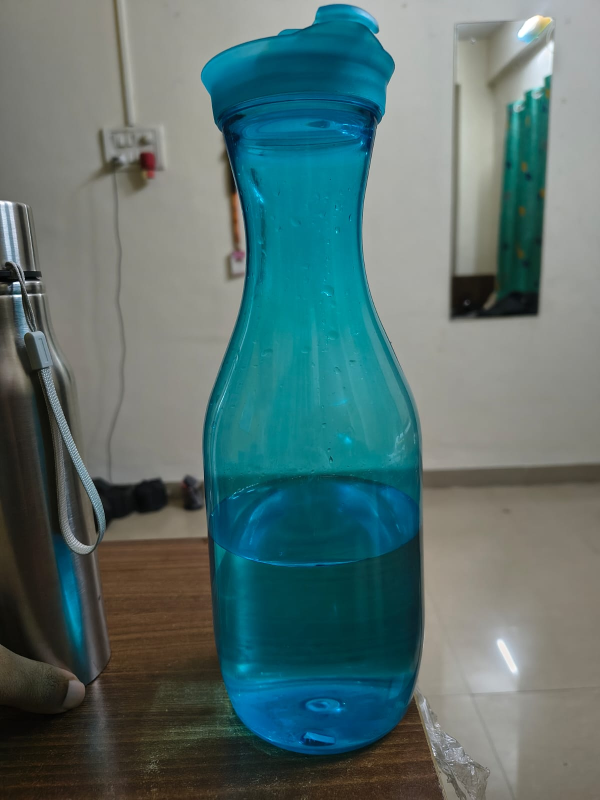
#> input picture ai/vision/tests/test1 copy.jpeg, 1200 x 1600 px (shown at 1/2 size)
$ python -i pipeline.py   (imports and definitions only)
#> lines starting #> are read from the running program, lines starting #| are printed output that depends on the picture; after the words box and inside, x2 and y2 are one past the last pixel; in counts of white or black regions, pixels touching at a corner belong together
"""OpenCV Multi-Stage Image Enhancement Pipeline for Artisan E-Commerce Products.

Implements a sequence of controlled, professional computer vision corrections:
1. Alpha Mask Extraction & Bounding Box Detection
2. Intelligent Cropping with Safe Padding (10-12%)
3. Conservative Gray-World White-Balance Correction
4. Adaptive Exposure & Gamma Correction
5. Local Contrast Enhancement via CLAHE on LAB L-Channel
6. Mild Bilateral / Gaussian Noise Reduction
7. Unsharp Mask Detail & Texture Recovery
8. Adaptive Mild Color Saturation Normalization
9. 3D Soft Shadow Generation from Alpha Mask
10. Final 1080x1080 Studio Canvas Compositing
"""

import os
from typing import Tuple, Optional, Dict, Any
import cv2
import numpy as np


def extract_product_and_mask(image_bgra: np.ndarray) -> Tuple[np.ndarray, np.ndarray]:
    """Split BGRA image into BGR product pixels and clean single-channel alpha mask."""
    if image_bgra.shape[2] == 4:
        bgr = image_bgra[:, :, :3]
        alpha = image_bgra[:, :, 3]
        # Clean faint ghost artifacts from background removal boundary
        _, alpha = cv2.threshold(alpha, 60, 255, cv2.THRESH_TOZERO)
    else:
        bgr = image_bgra
        gray = cv2.cvtColor(bgr, cv2.COLOR_BGR2GRAY)
        _, alpha = cv2.threshold(gray, 245, 255, cv2.THRESH_BINARY_INV)
    return bgr, alpha


def crop_with_padding(
    bgr: np.ndarray,
    alpha: np.ndarray,
    padding_ratio: float = 0.10,
    alpha_threshold: int = 80,
) -> Tuple[np.ndarray, np.ndarray]:
    """
    Find product bounding box from alpha mask (ignoring faint ghost artifacts)
    and crop with safe padding.
    """
    _, alpha_clean = cv2.threshold(alpha, alpha_threshold, 255, cv2.THRESH_BINARY)
    coords = cv2.findNonZero(alpha_clean)
    if coords is None:
        return bgr, alpha

    x, y, w, h = cv2.boundingRect(coords)
    img_h, img_w = bgr.shape[:2]

    pad_x = int(w * padding_ratio)
    pad_y = int(h * padding_ratio)

    x1 = max(0, x - pad_x)
    y1 = max(0, y - pad_y)
    x2 = min(img_w, x + w + pad_x)
    y2 = min(img_h, y + h + pad_y)

    return bgr[y1:y2, x1:x2], alpha[y1:y2, x1:x2]


def correct_white_balance_conservative(
    bgr: np.ndarray,
    alpha: np.ndarray,
    threshold: float = 15.0,
) -> np.ndarray:
    """
    Apply conservative Gray-World white balancing only if a noticeable color cast exists.
    """
    mask = alpha > 20
    if not np.any(mask):
        return bgr

    b_mean = np.mean(bgr[:, :, 0][mask])
    g_mean = np.mean(bgr[:, :, 1][mask])
    r_mean = np.mean(bgr[:, :, 2][mask])

    gray_mean = (b_mean + g_mean + r_mean) / 3.0
    cast_delta = max(abs(b_mean - gray_mean), abs(g_mean - gray_mean), abs(r_mean - gray_mean))

    if cast_delta < threshold:
        return bgr

    scale_factor = 0.5
    kb = 1.0 + scale_factor * ((gray_mean / (b_mean + 1e-5)) - 1.0)
    kg = 1.0 + scale_factor * ((gray_mean / (g_mean + 1e-5)) - 1.0)
    kr = 1.0 + scale_factor * ((gray_mean / (r_mean + 1e-5)) - 1.0)

    out = bgr.astype(np.float32)
    out[:, :, 0] = np.clip(out[:, :, 0] * kb, 0, 255)
    out[:, :, 1] = np.clip(out[:, :, 1] * kg, 0, 255)
    out[:, :, 2] = np.clip(out[:, :, 2] * kr, 0, 255)

    return out.astype(np.uint8)


def correct_exposure_adaptive(
    bgr: np.ndarray,
    alpha: np.ndarray,
    target_brightness: float = 135.0,
) -> np.ndarray:
    """
    Apply smooth Gamma correction based on product mean luminance.
    """
    mask = alpha > 20
    if not np.any(mask):
        return bgr

    gray = cv2.cvtColor(bgr, cv2.COLOR_BGR2GRAY)
    current_brightness = np.mean(gray[mask])

    if current_brightness < 115.0:
        gamma = max(1.1, min(1.4, target_brightness / (current_brightness + 1e-5)))
        inv_gamma = 1.0 / gamma
        lut = np.array([((i / 255.0) ** inv_gamma) * 255 for i in range(256)]).astype("uint8")
        return cv2.LUT(bgr, lut)
    elif current_brightness > 195.0:
        gamma = 0.90
        inv_gamma = 1.0 / gamma
        lut = np.array([((i / 255.0) ** inv_gamma) * 255 for i in range(256)]).astype("uint8")
        return cv2.LUT(bgr, lut)

    return bgr


def enhance_contrast_clahe_lab(
    bgr: np.ndarray,
    clip_limit: float = 2.0,
    tile_size: Tuple[int, int] = (8, 8),
) -> np.ndarray:
    """
    Apply CLAHE strictly to the Lightness (L) channel in LAB color space.
    """
    lab = cv2.cvtColor(bgr, cv2.COLOR_BGR2LAB)
    l, a, b = cv2.split(lab)

    clahe = cv2.createCLAHE(clipLimit=clip_limit, tileGridSize=tile_size)
    l_enhanced = clahe.apply(l)

    lab_enhanced = cv2.merge((l_enhanced, a, b))
    return cv2.cvtColor(lab_enhanced, cv2.COLOR_LAB2BGR)


def reduce_noise_bilateral(
    bgr: np.ndarray,
    d: int = 5,
    sigma_color: float = 30.0,
    sigma_space: float = 30.0,
) -> np.ndarray:
    """
    Apply mild edge-preserving bilateral filtering to smooth high-ISO smartphone sensor grain.
    """
    return cv2.bilateralFilter(bgr, d=d, sigmaColor=sigma_color, sigmaSpace=sigma_space)


def sharpen_unsharp_mask(
    bgr: np.ndarray,
    kernel_size: Tuple[int, int] = (5, 5),
    sigma: float = 1.5,
    amount: float = 0.65,
) -> np.ndarray:
    """
    Recover lost perceived sharpness and fine craft details using controlled unsharp masking.
    """
    blurred = cv2.GaussianBlur(bgr, kernel_size, sigma)
    detail = cv2.subtract(bgr, blurred)
    sharpened = cv2.addWeighted(bgr, 1.0, detail, amount, 0)
    return np.clip(sharpened, 0, 255).astype(np.uint8)


def enhance_saturation_adaptive(
    bgr: np.ndarray,
    alpha: np.ndarray,
    boost_factor: float = 1.12,
) -> np.ndarray:
    """
    Adaptive mild saturation boost in HSV space for naturally vibrant handicrafts.
    """
    mask = alpha > 20
    if not np.any(mask):
        return bgr

    hsv = cv2.cvtColor(bgr, cv2.COLOR_BGR2HSV).astype(np.float32)
    h, s, v = cv2.split(hsv)

    mean_s = np.mean(s[mask])
    if mean_s < 120:
        s = np.clip(s * boost_factor, 0, 255)

    hsv_enhanced = cv2.merge((h, s, v)).astype(np.uint8)
    return cv2.cvtColor(hsv_enhanced, cv2.COLOR_HSV2BGR)


def create_soft_shadow(
    alpha_mask: np.ndarray,
    target_shape: Tuple[int, int],
    offset_y: int = 18,
    blur_ksize: int = 35,
    opacity: float = 0.28,
) -> np.ndarray:
    """
    Derive a realistic 3D contact/floor shadow from the product's alpha mask.
    """
    h_out, w_out = target_shape[:2]
    shadow_layer = np.zeros((h_out, w_out), dtype=np.float32)

    h_mask, w_mask = alpha_mask.shape[:2]
    y1 = min(h_out, offset_y)
    y2 = min(h_out, offset_y + h_mask)
    x1 = (w_out - w_mask) // 2
    x2 = x1 + w_mask

    mask_h_slice = y2 - y1
    if mask_h_slice > 0 and x2 <= w_out and x1 >= 0:
        shadow_layer[y1:y2, x1:x2] = alpha_mask[:mask_h_slice, :] / 255.0

    k = blur_ksize if blur_ksize % 2 != 0 else blur_ksize + 1
    blurred_shadow = cv2.GaussianBlur(shadow_layer, (k, k), 0)

    return np.clip(blurred_shadow * opacity, 0.0, 1.0)


def composite_studio_canvas(
    product_bgr: np.ndarray,
    product_alpha: np.ndarray,
    canvas_size: Tuple[int, int] = (1080, 1080),
    background_bgr: Tuple[int, int, int] = (255, 255, 255),
    add_shadow: bool = True,
) -> np.ndarray:
    """
    Scale product proportionally to fit inside canvas with 12% padding,
    generate soft shadow, and composite on clean background.
    """
    c_w, c_h = canvas_size
    p_h, p_w = product_bgr.shape[:2]

    max_w = int(c_w * 0.82)
    max_h = int(c_h * 0.82)

    scale = min(max_w / p_w, max_h / p_h)
    new_w = max(1, int(p_w * scale))
    new_h = max(1, int(p_h * scale))

    resized_bgr = cv2.resize(product_bgr, (new_w, new_h), interpolation=cv2.INTER_AREA)
    resized_alpha = cv2.resize(product_alpha, (new_w, new_h), interpolation=cv2.INTER_AREA)

    canvas = np.full((c_h, c_w, 3), background_bgr, dtype=np.float32)

    if add_shadow:
        shadow_mask = create_soft_shadow(resized_alpha, (c_h, c_w), offset_y=int(new_h * 0.05) + (c_h - new_h) // 2)
        shadow_color = np.array([30, 30, 30], dtype=np.float32)
        for c in range(3):
            canvas[:, :, c] = canvas[:, :, c] * (1.0 - shadow_mask) + shadow_color[c] * shadow_mask

    top = (c_h - new_h) // 2
    left = (c_w - new_w) // 2
    bottom = top + new_h
    right = left + new_w

    alpha_norm = (resized_alpha / 255.0)[:, :, np.newaxis]
    canvas[top:bottom, left:right] = (
        alpha_norm * resized_bgr.astype(np.float32) + (1.0 - alpha_norm) * canvas[top:bottom, left:right]
    )

    return np.clip(canvas, 0, 255).astype(np.uint8)


def process_artisan_image(
    input_image_bgra: np.ndarray,
    canvas_size: Tuple[int, int] = (1080, 1080),
    background_color: str = "white",
    add_shadow: bool = True,
) -> Dict[str, Any]:
    """
    Execute full 14-stage OpenCV enhancement and compositing pipeline.
    """
    bgr, alpha = extract_product_and_mask(input_image_bgra)
    bgr_cropped, alpha_cropped = crop_with_padding(bgr, alpha, padding_ratio=0.10)
    bgr_wb = correct_white_balance_conservative(bgr_cropped, alpha_cropped)
    bgr_exp = correct_exposure_adaptive(bgr_wb, alpha_cropped)
    bgr_clahe = enhance_contrast_clahe_lab(bgr_exp)
    bgr_denoised = reduce_noise_bilateral(bgr_clahe)
    bgr_sharp = sharpen_unsharp_mask(bgr_denoised)
    bgr_final = enhance_saturation_adaptive(bgr_sharp, alpha_cropped)

    bg_bgr = (255, 255, 255)
    if background_color == "warm_neutral":
        bg_bgr = (238, 244, 247)
    elif background_color == "minimal_grey":
        bg_bgr = (247, 245, 245)
    elif background_color == "terracotta_sand":
        bg_bgr = (225, 235, 244)

    final_canvas = composite_studio_canvas(
        product_bgr=bgr_final,
        product_alpha=alpha_cropped,
        canvas_size=canvas_size,
        background_bgr=bg_bgr,
        add_shadow=add_shadow,
    )

    return {
        "enhanced_image": final_canvas,
        "product_bgr": bgr_final,
        "alpha_mask": alpha_cropped,
    }

>>> import cv2
>>> picture = cv2.imread('tests/test1 copy.jpeg')
#> picture is the input picture: shape (1600, 1200, 3); mean B, G, R 111.4, 112.7, 88.2
>>> result = process_artisan_image(picture)
#> in extract_product_and_mask, `_, alpha = cv2.threshold(gray, 245, 255, cv2.THRESH_BINARY_INV)`:
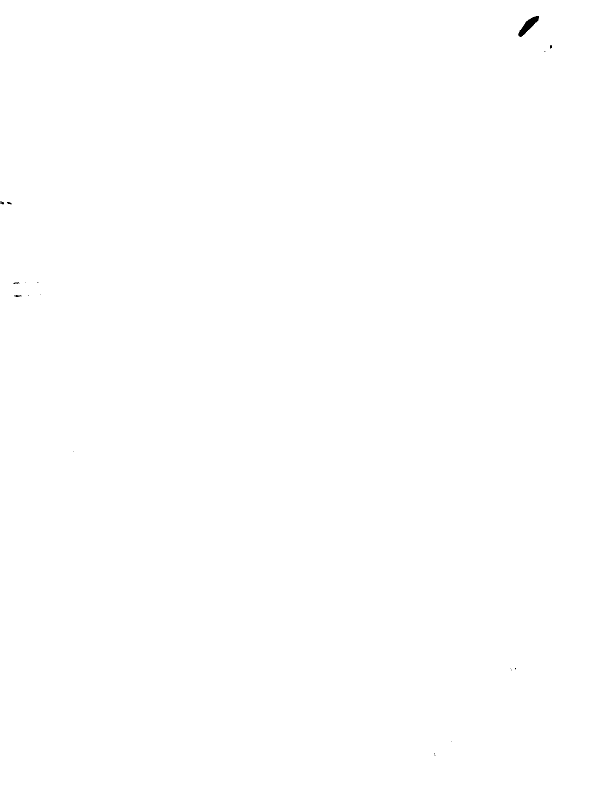
#> alpha: shape (1600, 1200) (shown at 1/2 size); 100% white; 18 black regions (12 under 20 px), largest, box (x1, y1, x2, y2) and area: (1036, 32, 1078, 74) 665, (28, 590, 43, 594) 37, (0, 403, 8, 409) 31, (14, 404, 23, 409) 29, (27, 564, 39, 568) 25, (1100, 90, 1104, 98) 24
#> in crop_with_padding, `coords = cv2.findNonZero(alpha_clean)`: coords = contour of 1919164 points, box (x1, y1, x2, y2) (0, 0, 1200, 1600), area 10
#> in crop_with_padding, `x, y, w, h = cv2.boundingRect(coords)`: x = 0; w = 1200; h = 1600
#> in crop_with_padding, `pad_x = int(w * padding_ratio)`: pad_x = 120
#> in crop_with_padding, `pad_y = int(h * padding_ratio)`: pad_y = 160
#> in crop_with_padding, `x1 = max(0, x - pad_x)`: x1 = 0
#> in crop_with_padding, `x2 = min(img_w, x + w + pad_x)`: x2 = 1200
#> in crop_with_padding, `y2 = min(img_h, y + h + pad_y)`: y2 = 1600
#> in correct_white_balance_conservative, `b_mean = np.mean(bgr[:, :, 0][mask])`: b_mean = 111.4
#> in correct_white_balance_conservative, `g_mean = np.mean(bgr[:, :, 1][mask])`: g_mean = 112.6
#> in correct_white_balance_conservative, `r_mean = np.mean(bgr[:, :, 2][mask])`: r_mean = 88.15
#> in correct_white_balance_conservative, `gray_mean = (b_mean + g_mean + r_mean) / 3.0`: gray_mean = 104
#> in correct_white_balance_conservative, `cast_delta = max(abs(b_mean - gray_mean), abs(g_mean - gray_mean), abs..`: cast_delta = 15.9
#> in correct_white_balance_conservative, `kb = 1.0 + scale_factor * ((gray_mean / (b_mean + 1e-5)) - 1.0)`: kb = 0.967
#> in correct_white_balance_conservative, `kg = 1.0 + scale_factor * ((gray_mean / (g_mean + 1e-5)) - 1.0)`: kg = 0.962
#> in correct_white_balance_conservative, `kr = 1.0 + scale_factor * ((gray_mean / (r_mean + 1e-5)) - 1.0)`: kr = 1.09
#> in correct_exposure_adaptive, `current_brightness = np.mean(gray[mask])`: current_brightness = 104.2
#> in correct_exposure_adaptive, `gamma = max(1.1, min(1.4, target_brightness / (current_brightness + 1e..`: gamma = 1.3
#> in correct_exposure_adaptive, `inv_gamma = 1.0 / gamma`: inv_gamma = 0.772
#> in correct_exposure_adaptive, `lut = np.array([((i / 255.0) ** inv_gamma) * 255 for i in range(256)])..`: lut = 256 values from 0 to 255
#> in enhance_saturation_adaptive, `h, s, v = cv2.split(hsv)`:
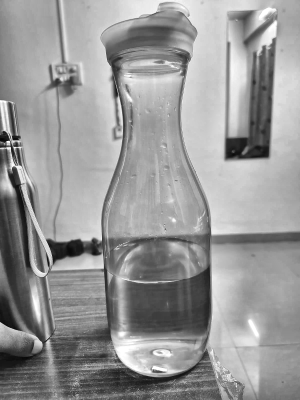
#> v: shape (1600, 1200) float32 (shown at 1/4 size); min 3, max 255, mean 151.4
#> in enhance_saturation_adaptive, `mean_s = np.mean(s[mask])`: mean_s = 92.67
#> in enhance_saturation_adaptive, `hsv_enhanced = cv2.merge((h, s, v)).astype(np.uint8)`:
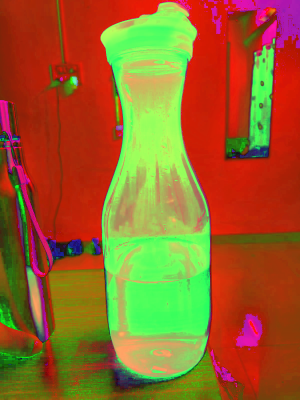
#> hsv_enhanced: shape (1600, 1200, 3) (shown at 1/4 size); mean B, G, R 40.8, 99.7, 151.4
#> in composite_studio_canvas, `resized_bgr = cv2.resize(product_bgr, (new_w, new_h), interpolation=cv..`:
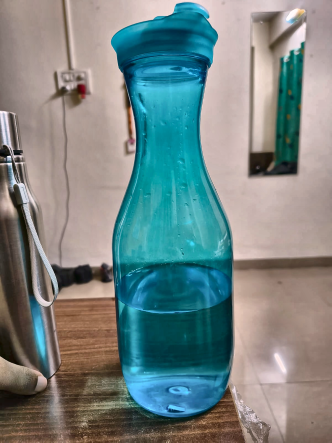
#> resized_bgr: shape (885, 663, 3) (shown at 1/2 size); mean B, G, R 131.9, 133.1, 118.4
#> in create_soft_shadow, `blurred_shadow = cv2.GaussianBlur(shadow_layer, (k, k), 0)`:
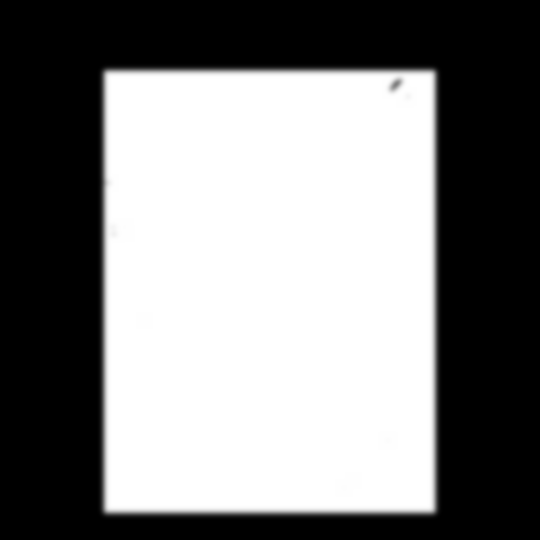
#> blurred_shadow: shape (1080, 1080) float32 (shown at 1/2 size); min 0, max 1, mean 0.503
#> after the loop in composite_studio_canvas, `for c in range(3):`:
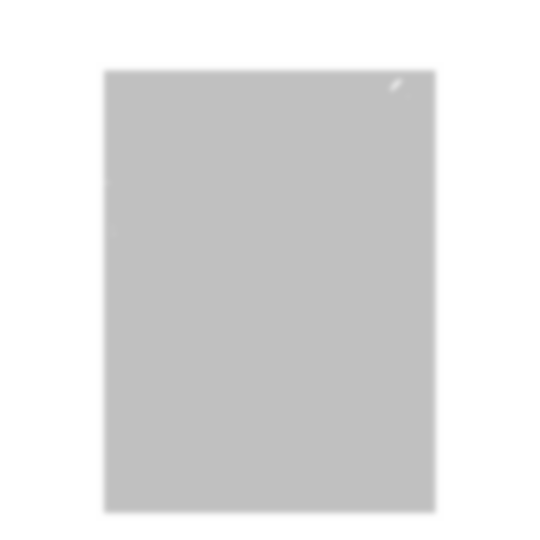
#> canvas: shape (1080, 1080, 3) float32 (shown at 1/2 size); min 192, max 255, mean 223.3
#> in composite_studio_canvas, `canvas[top:bottom, left:right] = ( alpha_norm * resized_bgr.astype(np...`:
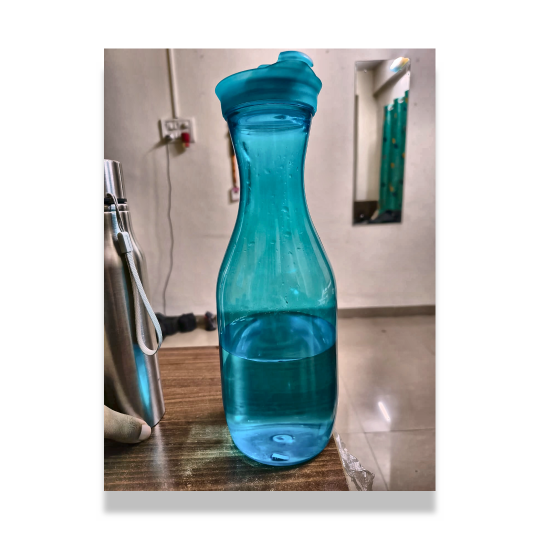
#> canvas: shape (1080, 1080, 3) float32 (shown at 1/2 size); mean of channels 0, 1, 2 191.7, 192.3, 184.9; drawn as B, G, R
#> result = 3 items

$ run again, on ai/vision/tests/test3.jpeg
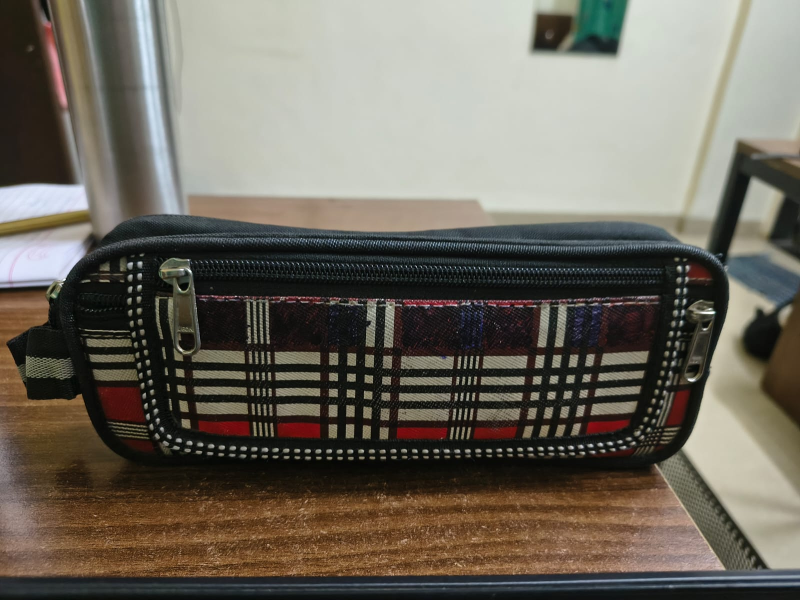
#> input picture ai/vision/tests/test3.jpeg, 1600 x 1200 px (shown at 1/2 size)
#> picture is the input picture: shape (1200, 1600, 3); mean B, G, R 93.8, 104.6, 110.1
#> alpha: shape (1200, 1600); 100% white; black in thin lines or dots, all inside (x1, y1, x2, y2) = (127, 520, 1427, 762)
#> coords = contour of 1919888 points, box (x1, y1, x2, y2) (0, 0, 1600, 1200), area 0
#> in crop_with_padding, `x, y, w, h = cv2.boundingRect(coords)`: x = 0; w = 1600; h = 1200
#> pad_x = 160
#> pad_y = 120
#> in crop_with_padding, `x1 = max(0, x - pad_x)`: x1 = 0
#> in crop_with_padding, `x2 = min(img_w, x + w + pad_x)`: x2 = 1600
#> in crop_with_padding, `y2 = min(img_h, y + h + pad_y)`: y2 = 1200
#> b_mean = 93.79
#> g_mean = 104.5
#> r_mean = 110.1
#> gray_mean = 102.8
#> cast_delta = 9.02
#> current_brightness = 105
#> gamma = 1.29
#> inv_gamma = 0.778
#> lut = 256 values from 0 to 255
#> lab: shape (1200, 1600, 3); mean of channels 0, 1, 2 126.3, 128.6, 135.1
#> lab_enhanced: shape (1200, 1600, 3); mean of channels 0, 1, 2 136.3, 128.6, 135.1
#> in enhance_saturation_adaptive, `h, s, v = cv2.split(hsv)`:
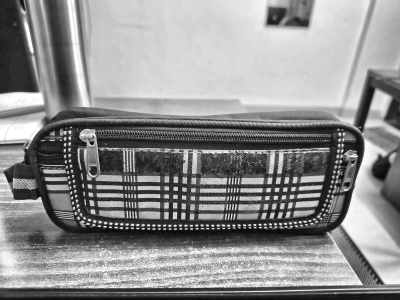
#> v: shape (1200, 1600) float32 (shown at 1/4 size); min 3, max 255, mean 141.5
#> mean_s = 49.93
#> in composite_studio_canvas, `canvas[top:bottom, left:right] = ( alpha_norm * resized_bgr.astype(np...`:
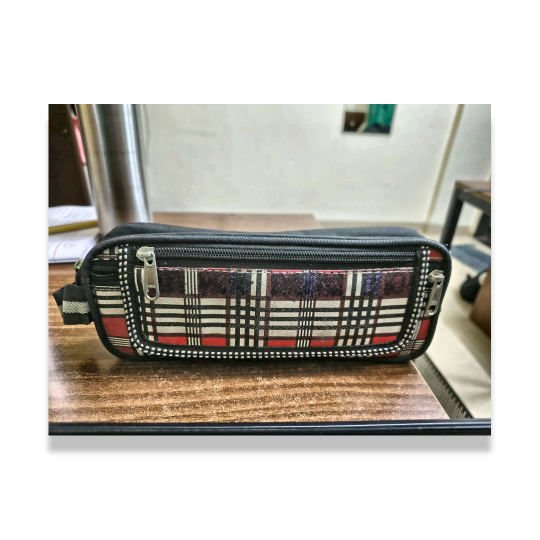
#> canvas: shape (1080, 1080, 3) float32 (shown at 1/2 size); mean of channels 0, 1, 2 185, 191.4, 194.6; drawn as B, G, R
#> result = 3 items
